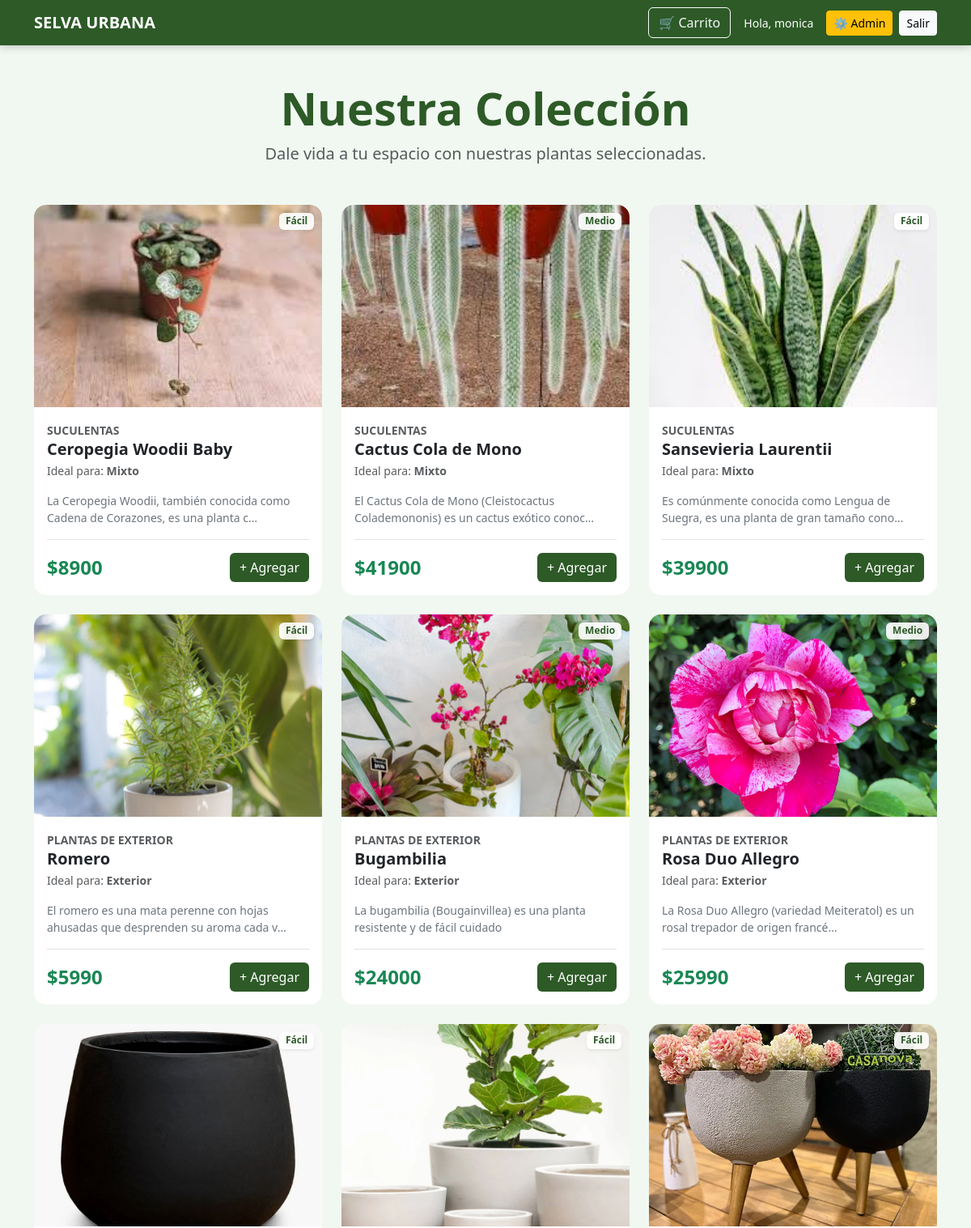
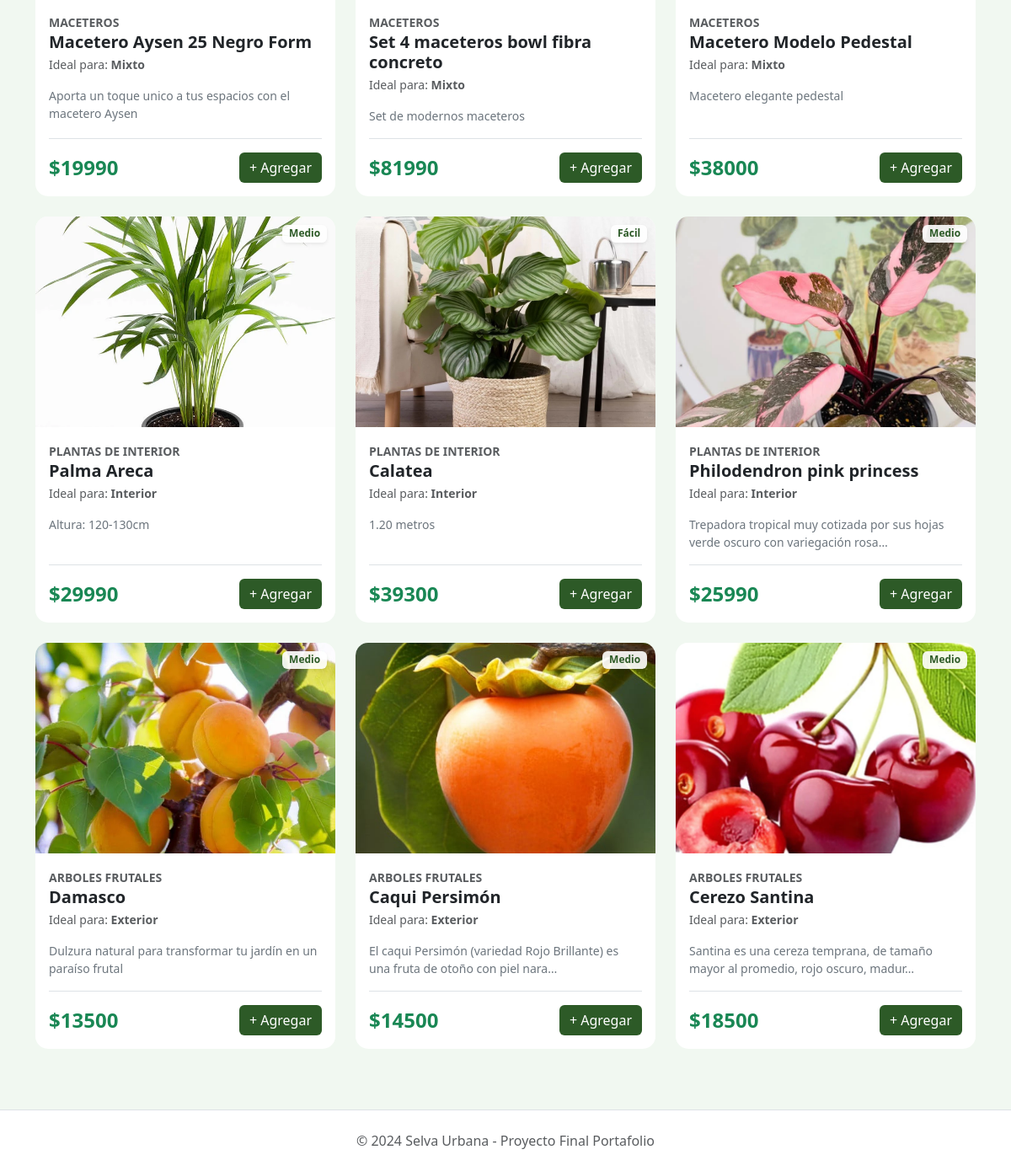
The app's page / (signed in) with its own data (2 pictures, top to bottom).
### catalog/models.py (models this page shows, shortened)
class Producto(models.Model):
    NIVELES = [('Fácil', 'Fácil'), ('Medio', 'Medio'), ('Experto', 'Experto')]
    AMBIENTES = [('Interior', 'Interior'), ('Exterior', 'Exterior'), ('Mixto', 'Interior/Exterior')]
    nombre = models.CharField(max_length=200)
    descripcion = models.TextField()
    precio = models.DecimalField(max_digits=10, decimal_places=2, validators=[MinValueValidator(1)])
    stock = models.IntegerField(default=0)
    categoria = models.ForeignKey(Categoria, on_delete=models.CASCADE)
    nivel_cuidado = models.CharField(max_length=10, choices=NIVELES, default='Fácil')
    ambiente = models.CharField(max_length=10, choices=AMBIENTES, default='Interior')
    imagen = models.ImageField(upload_to='productos/', null=True, blank=True)

class Categoria(models.Model):
    nombre = models.CharField(max_length=100)

### catalog/views.py (the view)
# urls.py: path('', views.home, name='home'),
def home(request):
    plantas = Producto.objects.all()
    cart = request.session.get('cart', {})
    total_items = sum(item.get('cantidad', 0) for item in cart.values())
    return render(request, 'catalog/home.html', {
        'plantas': plantas,
        'cart_total_quantity': total_items  # Esto activa el número en el HTML
    })

### catalog/templates/catalog/home.html (shortened to what this page needs)
<!DOCTYPE html>
<html lang="es">
<head>
    <link href="https://cdn.jsdelivr.net/npm/bootstrap@5.3.0/dist/css/bootstrap.min.css" rel="stylesheet">
</head>
<body>
<nav class="navbar navbar-expand-lg navbar-dark fixed-top">
    <div class="container">
        <a class="navbar-brand fw-bold" href="{% url 'home' %}"> SELVA URBANA</a>
        <div class="d-flex align-items-center">
            <a href="{% url 'cart_detail' %}" class="btn btn-outline-light me-3 position-relative">
                🛒 Carrito
            </a>
            {% if user.is_authenticated %}
                <span class="text-white me-3 small">Hola, {{ user.username }}</span>
                {% if user.is_superuser %}
                    <a href="/admin" class="btn btn-sm btn-warning me-2">⚙️ Admin</a>
                {% endif %}
                <a href="{% url 'logout' %}" class="btn btn-sm btn-light">Salir</a>
            {% else %}
                <a href="{% url 'login' %}" class="btn btn-sm btn-outline-light me-2">Entrar</a>
                <a href="{% url 'registro' %}" class="btn btn-sm btn-light">Registrarse</a>
            {% endif %}
        </div>
    </div>
</nav>
<div class="container">
    <header class="text-center mb-5">
        <h1 class="display-4 fw-bold" style="color: var(--verde-selva);">Nuestra Colección</h1>
        <p class="lead text-muted">Dale vida a tu espacio con nuestras plantas seleccionadas.</p>
    </header>
    <div class="row">
        {% for planta in plantas %}
        <div class="col-md-4 mb-4">
            <div class="card h-100 card-plant">
                <span class="badge badge-care shadow-sm">{{ planta.nivel_cuidado }}</span>
                <div class="img-container">
                    {% if planta.imagen %}
                        <img src="{{ planta.imagen.url }}" alt="{{ planta.nombre }}" class="{% if planta.stock <= 0 %}img-agotado{% endif %}">
                    {% else %}
                        <img src="https://images.unsplash.com/photo-1545239351-ef35f43d514b?q=80&w=500" alt="Planta por defecto" class="{% if planta.stock <= 0 %}img-agotado{% endif %}">
                    {% endif %}
                </div>
                <div class="card-body d-flex flex-column">
                    <div class="mb-2">
                        <small class="text-uppercase text-muted fw-bold">{{ planta.categoria.nombre }}</small>
                        <h5 class="card-title mb-1 fw-bold">{{ planta.nombre }}</h5>
                        <p class="text-muted small mb-2">Ideal para: <strong>{{ planta.ambiente }}</strong></p>
                    </div>
                    <p class="card-text text-secondary small">{{ planta.descripcion|truncatechars:80 }}</p>
                    <div class="mt-auto pt-3 border-top d-flex justify-content-between align-items-center">
                        <span class="h4 mb-0 fw-bold text-success">${{ planta.precio|floatformat:0 }}</span>
                        {% if planta.stock > 0 %}
                            <a href="{% url 'add_to_cart' planta.id %}" class="btn btn-success">
                                + Agregar
                            </a>
                        {% else %}
                            <button class="btn btn-secondary btn-sm" disabled>Agotado</button>
                        {% endif %}
                    </div>
                </div>
            </div>
        </div>
        {% empty %}
        <div class="col-12 text-center py-5">
            <h3>¡Oh no! Aún no tenemos plantas en stock.</h3>
            <p>Entra al administrador para sembrar los primeros productos.</p>
            <a href="/admin" class="btn btn-outline-success">Ir al Panel Admin</a>
        </div>
        {% endfor %}
    </div>
</div>
<footer class="bg-white py-4 mt-5 border-top">
    <div class="container text-center">
        <p class="text-muted mb-0">&copy; 2024 Selva Urbana - Proyecto Final Portafolio</p>
    </div>
</footer>
</body>
</html>

### catalog/templates/catalog/home.html (style rules this page uses)
:root { --verde-selva: #2d5a27; --verde-claro: #f1f8f1; }
body { background-color: var(--verde-claro); font-family: 'Segoe UI', Tahoma, Geneva, Verdana, sans-serif; padding-top: 100px; }
.navbar { background-color: var(--verde-selva) !important; box-shadow: 0 2px 10px rgba(0,0,0,0.2); }
.card-plant { border: none; border-radius: 15px; transition: 0.3s; overflow: hidden; position: relative; }
.img-container { height: 250px; overflow: hidden; position: relative; }
.img-container img { width: 100%; height: 100%; object-fit: cover; transition: 0.3s; }
.btn-success { background-color: var(--verde-selva); border: none; }
.badge-care { position: absolute; top: 10px; right: 10px; background-color: rgba(255,255,255,0.9); color: var(--verde-selva); z-index: 5; }

### records on screen
Producto: nivel_cuidado "Fácil", imagen (picture), categoria.nombre "SUCULENTAS", nombre "Ceropegia Woodii Baby", ambiente "Mixto", descripcion "La Ceropegia Woodii, también conocida como Cadena de Corazones, es una planta c…", precio "8900", stock "+ Agregar"
Producto: nivel_cuidado "Medio", imagen (picture), categoria.nombre "SUCULENTAS", nombre "Cactus Cola de Mono", ambiente "Mixto", descripcion "El Cactus Cola de Mono (Cleistocactus Colademononis) es un cactus exótico conoc…", precio "41900", stock "+ Agregar"
Producto: nivel_cuidado "Fácil", imagen (picture), categoria.nombre "SUCULENTAS", nombre "Sansevieria Laurentii", ambiente "Mixto", descripcion "Es comúnmente conocida como Lengua de Suegra, es una planta de gran tamaño cono…", precio "39900", stock "+ Agregar"
Producto: nivel_cuidado "Fácil", imagen (picture), categoria.nombre "PLANTAS DE EXTERIOR", nombre "Romero", ambiente "Exterior", descripcion "El romero es una mata perenne con hojas ahusadas que desprenden su aroma cada v…", precio "5990", stock "+ Agregar"
Producto: nivel_cuidado "Medio", imagen (picture), categoria.nombre "PLANTAS DE EXTERIOR", nombre "Bugambilia", ambiente "Exterior", descripcion "La bugambilia (Bougainvillea) es una planta resistente y de fácil cuidado", precio "24000", stock "+ Agregar"
Producto: nivel_cuidado "Medio", imagen (picture), categoria.nombre "PLANTAS DE EXTERIOR", nombre "Rosa Duo Allegro", ambiente "Exterior", descripcion "La Rosa Duo Allegro (variedad Meiteratol) es un rosal trepador de origen francé…", precio "25990", stock "+ Agregar"
Producto: nivel_cuidado "Fácil", imagen (picture), categoria.nombre "MACETEROS", nombre "Macetero Aysen 25 Negro Form", ambiente "Mixto", descripcion "Aporta un toque unico a tus espacios con el macetero Aysen", precio "19990", stock "+ Agregar"
Producto: nivel_cuidado "Fácil", imagen (picture), categoria.nombre "MACETEROS", nombre "Set 4 maceteros bowl fibra concreto", ambiente "Mixto", descripcion "Set de modernos maceteros", precio "81990", stock "+ Agregar"
Producto: nivel_cuidado "Fácil", imagen (picture), categoria.nombre "MACETEROS", nombre "Macetero Modelo Pedestal", ambiente "Mixto", descripcion "Macetero elegante pedestal", precio "38000", stock "+ Agregar"
Producto: nivel_cuidado "Medio", imagen (picture), categoria.nombre "PLANTAS DE INTERIOR", nombre "Palma Areca", ambiente "Interior", descripcion "Altura: 120-130cm", precio "29990", stock "+ Agregar"
Producto: nivel_cuidado "Fácil", imagen (picture), categoria.nombre "PLANTAS DE INTERIOR", nombre "Calatea", ambiente "Interior", descripcion "1.20 metros", precio "39300", stock "+ Agregar"
Producto: nivel_cuidado "Medio", imagen (picture), categoria.nombre "PLANTAS DE INTERIOR", nombre "Philodendron pink princess", ambiente "Interior", descripcion "Trepadora tropical muy cotizada por sus hojas verde oscuro con variegación rosa…", precio "25990", stock "+ Agregar"
Producto: nivel_cuidado "Medio", imagen (picture), categoria.nombre "ARBOLES FRUTALES", nombre "Damasco", ambiente "Exterior", descripcion "Dulzura natural para transformar tu jardín en un paraíso frutal", precio "13500", stock "+ Agregar"
Producto: nivel_cuidado "Medio", imagen (picture), categoria.nombre "ARBOLES FRUTALES", nombre "Caqui Persimón", ambiente "Exterior", descripcion "El caqui Persimón (variedad Rojo Brillante) es una fruta de otoño con piel nara…", precio "14500", stock "+ Agregar"
Producto: nivel_cuidado "Medio", imagen (picture), categoria.nombre "ARBOLES FRUTALES", nombre "Cerezo Santina", ambiente "Exterior", descripcion "Santina es una cereza temprana, de tamaño mayor al promedio, rojo oscuro, madur…", precio "18500", stock "+ Agregar"

### other values on screen
{{ user.username }} "monica"
